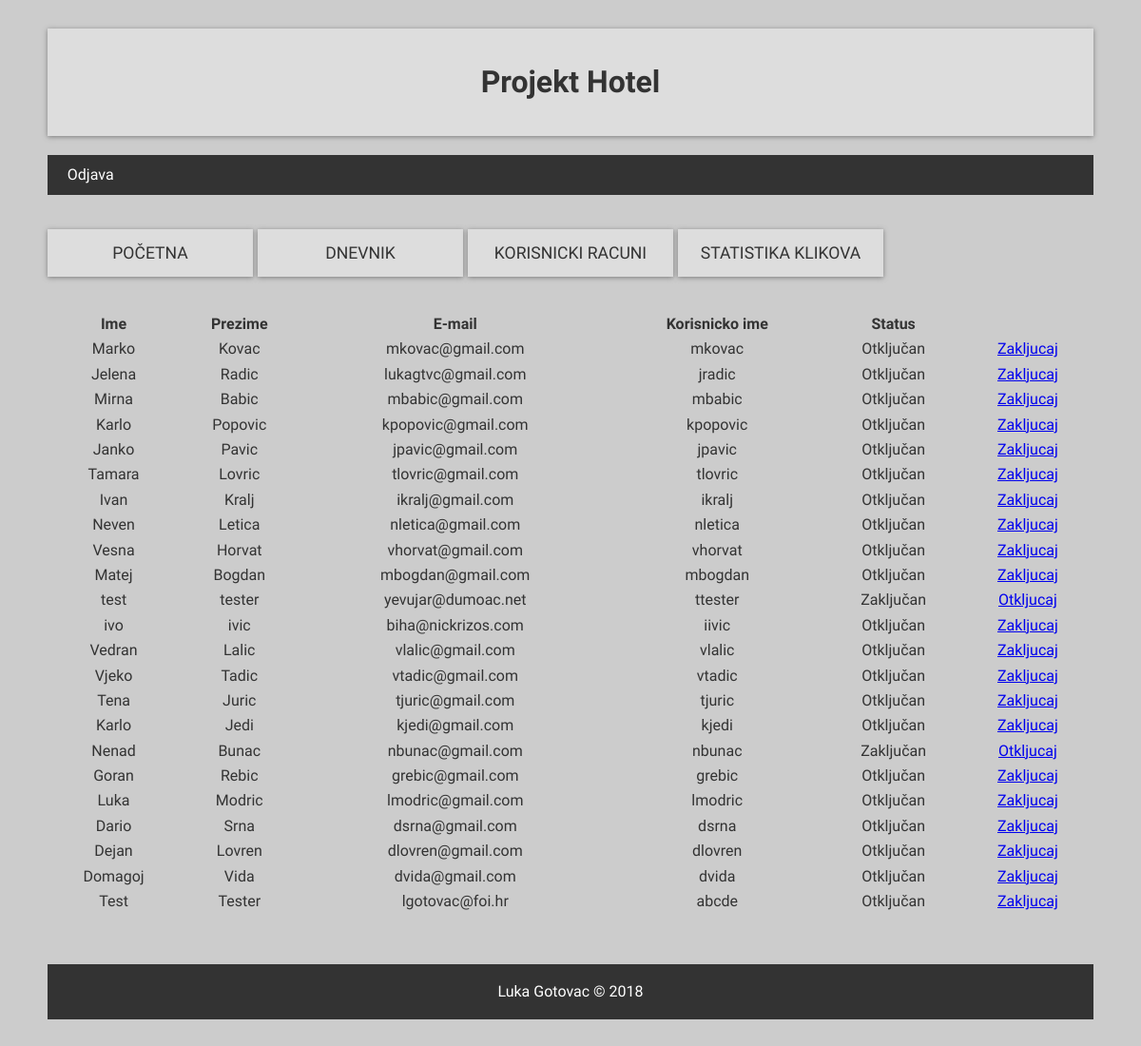
The page /administrator/racuni.php on the database its author committed.
### tables this page shows
CREATE TABLE IF NOT EXISTS `korisnici` (
  `id_korisnik` int(11) NOT NULL AUTO_INCREMENT,
  `korisnicko_ime` varchar(20) NOT NULL,
  `ime` varchar(45) NOT NULL,
  `prezime` varchar(45) NOT NULL,
  `email` varchar(45) NOT NULL,
  `lozinka` varchar(100) NOT NULL,
  `kript_lozinka` varchar(100) DEFAULT NULL,
  `status` int(11) NOT NULL,
  `kriviUnosi` int(11) NOT NULL,
  `tip_korisnika_id_tip_kor` int(11) NOT NULL,
  PRIMARY KEY (`id_korisnik`),
  UNIQUE KEY `korisnicko_ime_UNIQUE` (`korisnicko_ime`),
  KEY `fk_korisnici_tip_korisnika_idx` (`tip_korisnika_id_tip_kor`)
);

### baza.class.php (called while the page is built, shortened)
<?php
class Baza {
    private $veza = null;
    function spojiDB() {
        $this->veza = new mysqli(self::server, self::korisnik, self::lozinka, self::baza);
        $this->veza->set_charset("utf8");
        return $this->veza;
    }
    function selectDB($upit) {
        $rezultat = $this->veza->query($upit);
        return $rezultat;
    }
}
?>

### administrator/racuni.php (the view, shortened to what this page needs)
<?php
include("../baza.class.php");
$baza = new Baza();
$baza->spojiDB();
$sqlKorisnici = "SELECT * FROM korisnici";
$korisnici = $baza->selectDB($sqlKorisnici);
$head = "<thead>" . "<tr>" . "<th>Ime</th>" . "<th>Prezime</th>" ."<th>E-mail</th>" . "<th>Korisnicko ime</th>" . "<th>Status</th>" . "<th></th>" . "</tr>" . "</thead>";
$table = "";
while ($row = $korisnici->fetch_assoc()) {
    $table = $table . "<tr>";
    if ($row["status"] == '0' || $row["kriviUnosi"] >= 3) {
        $table = $table . "<td>" . $row["ime"] . "</td>" . "<td>" . $row["prezime"] . "</td>" . "<td>" . $row["email"] . "</td>" . "<td>" . $row["korisnicko_ime"] . "</td>" . "<td>Zaključan</td>" . "<td><a href='urediKorisnike.php?id=" . $row["id_korisnik"] . "&opcija=0'>Otkljucaj</a></td>";
    }
    if ($row["status"] == '1') {
        $table = $table . "<td>" . $row["ime"] . "</td>" . "<td>" . $row["prezime"] . "</td>" . "<td>" . $row["email"] . "</td>" . "<td>" . $row["korisnicko_ime"] . "</td>" . "<td>Otključan</td>" . "<td><a href='urediKorisnike.php?id=" . $row["id_korisnik"] . "&opcija=1'>Zakljucaj</a></td>";
    }
    $table = $table . "</tr>";
}
?>
<!DOCTYPE html>
<html lang="en">
<head>
    <link rel="stylesheet" href="dizajn.css">
    <link rel="stylesheet" type="text/css" href="https://cdn.datatables.net/s/dt/jq-2.1.4,dt-1.10.10/datatables.min.css"/>
    <link rel="stylesheet" href="https://ajax.googleapis.com/ajax/libs/jqueryui/1.11.4/themes/smoothness/jquery-ui.css">
</head>
<body>
    <div class="wrapper">
        <header class="banner">
            <h1 class="naslov">Projekt Hotel</h1>
        </header>
        <a id="odjava" href="odjava.php" class="button">Odjava</a>
        <nav class="main">
            <ul>
                <li><a href="index.php">Početna</a></li>
                <li><a href="dnevnik.php">Dnevnik</a></li>
                <li><a href="racuni.php">Korisnicki racuni</a></li>
                <li><a href="statKlikovi.php">Statistika klikova</a></li>
            </ul>
        </nav>
        <section class="container">
        <table id="tablica">
            <?php
                echo $head;
            ?>
            <tbody style="text-align:center">
                <?php
                    echo $table;
                ?>
            </tbody>
        </table>
        </section>
        <footer>
            <p>Luka Gotovac &copy; 2018</p>
        </footer>
    </div>
</body>
</html>

### administrator/dizajn.css (style rules this page uses)
:root { --primary: #ddd; --dark: #333; --light: #fff; --shadow: 0 1px 5px rgba(104, 104, 104, 0.8); }
html { box-sizing: border-box; font-family: Catamaran, sans-serif; color: var(--dark); }
body { background: #ccc; margin: 30px 50px; line-height: 1.4; }
.button { background: var(--dark); color: var(--light); padding: 0.6rem 1.3rem; text-decoration: none; border: 0; transition: all .2s ease-in-out; }
.wrapper { display: grid; grid-gap: 20px; }
.main ul { display: grid; grid-gap: 5px; padding: 0; list-style: none; grid-template-columns: 1fr 1fr 1fr 1fr 1fr; }
.main a { background: var(--primary); display: block; text-decoration: none; padding: 0.8rem; text-align: center; color: var(--dark); text-transform: uppercase; font-size: 1.1rem; box-shadow: var(--shadow); transition: all .2s ease-in-out; }
.banner { background: var(--primary); display: block; box-shadow: var(--shadow); }
.naslov { padding: 0.8rem; text-align: center; color: var(--dark); }
.container { display: grid; grid-gap: 20px; grid-template-areas: 'showcase'; }
footer { margin-top: 2rem; background: var(--dark); color: var(--light); text-align: center; padding: 0.1rem; }

### rows shown on the page
korisnici: ime "Marko", prezime "Kovac", email "mkovac@gmail.com", korisnicko_ime "mkovac"
korisnici: ime "Jelena", prezime "Radic", email "lukagtvc@gmail.com", korisnicko_ime "jradic"
korisnici: ime "Mirna", prezime "Babic", email "mbabic@gmail.com", korisnicko_ime "mbabic"
korisnici: ime "Karlo", prezime "Popovic", email "kpopovic@gmail.com", korisnicko_ime "kpopovic"
korisnici: ime "Janko", prezime "Pavic", email "jpavic@gmail.com", korisnicko_ime "jpavic"
korisnici: ime "Tamara", prezime "Lovric", email "tlovric@gmail.com", korisnicko_ime "tlovric"
korisnici: ime "Ivan", prezime "Kralj", email "ikralj@gmail.com", korisnicko_ime "ikralj"
korisnici: ime "Neven", prezime "Letica", email "nletica@gmail.com", korisnicko_ime "nletica"
korisnici: ime "Vesna", prezime "Horvat", email "vhorvat@gmail.com", korisnicko_ime "vhorvat"
korisnici: ime "Matej", prezime "Bogdan", email "mbogdan@gmail.com", korisnicko_ime "mbogdan"
korisnici: ime "test", prezime "tester", email "yevujar@dumoac.net", korisnicko_ime "ttester"
korisnici: ime "ivo", prezime "ivic", email "biha@nickrizos.com", korisnicko_ime "iivic"
korisnici: ime "Vedran", prezime "Lalic", email "vlalic@gmail.com", korisnicko_ime "vlalic"
korisnici: ime "Vjeko", prezime "Tadic", email "vtadic@gmail.com", korisnicko_ime "vtadic"
korisnici: ime "Tena", prezime "Juric", email "tjuric@gmail.com", korisnicko_ime "tjuric"
korisnici: ime "Karlo", prezime "Jedi", email "kjedi@gmail.com", korisnicko_ime "kjedi"
korisnici: ime "Nenad", prezime "Bunac", email "nbunac@gmail.com", korisnicko_ime "nbunac"
korisnici: ime "Goran", prezime "Rebic", email "grebic@gmail.com", korisnicko_ime "grebic"
korisnici: ime "Luka", prezime "Modric", email "lmodric@gmail.com", korisnicko_ime "lmodric"
korisnici: ime "Dario", prezime "Srna", email "dsrna@gmail.com", korisnicko_ime "dsrna"
korisnici: ime "Dejan", prezime "Lovren", email "dlovren@gmail.com", korisnicko_ime "dlovren"
korisnici: ime "Domagoj", prezime "Vida", email "dvida@gmail.com", korisnicko_ime "dvida"
korisnici: ime "Test", prezime "Tester", email "lgotovac@foi.hr", korisnicko_ime "abcde"
